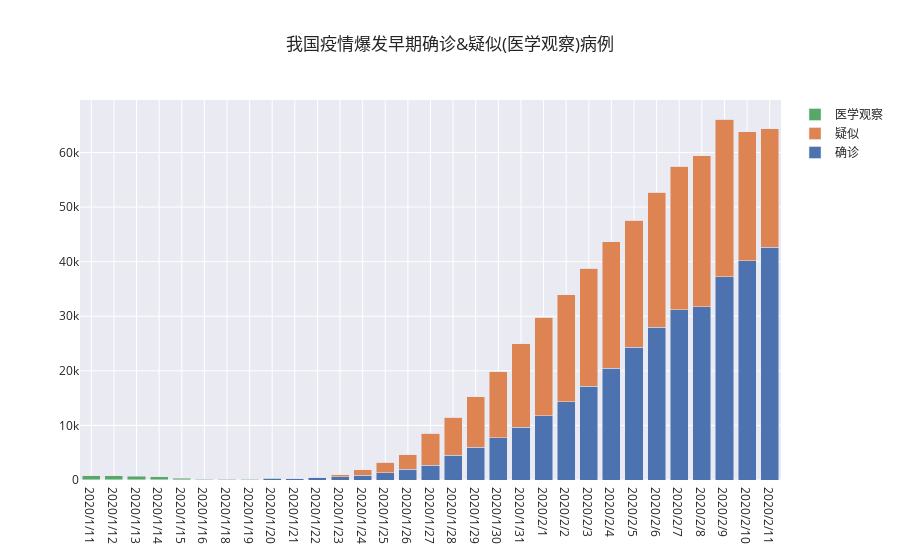

Notebook code cell kept with this figure:
### Markdown cell above
- 可视化

### Code cell
fig = go.Figure(data=[
    go.Bar(name='确诊', x=Data_China['日期'], y=Data_China['确诊']),
    go.Bar(name='疑似', x=Data_China['日期'], y=Data_China['疑似']),
    go.Bar(name='医学观察', x=Data_China['日期'], y=Data_China['医学观察'])
])
# Change the bar mode
fig.update_layout(barmode='stack',template='seaborn',title='我国疫情爆发早期确诊&疑似(医学观察)病例')
fig.show()

### Figure 1 — Plotly figure (JSON) as saved in the notebook; plotly's stock layout.template omitted (floating-point values rounded to 4 significant figures)
{"data": [{"name": "确诊", "type": "bar", "x": ["2020/1/11", "2020/1/12", "2020/1/13", "2020/1/14", "2020/1/15", "2020/1/16", "2020/1/18", "2020/1/19", "2020/1/20", "2020/1/21", "2020/1/22", "2020/1/23", "2020/1/24", "2020/1/25", "2020/1/26", "2020/1/27", "2020/1/28", "2020/1/29", "2020/1/30", "2020/1/31", "2020/2/1", "2020/2/2", "2020/2/3", "2020/2/4", "2020/2/5", "2020/2/6", "2020/2/7", "2020/2/8", "2020/2/9", "2020/2/10", "2020/2/11"], "y": [41, 41, 41, 41, 41, 41, 45, 62, 198, 291, 440, 571, 830, 1287, 1975, 2744, 4515, 5974, 7711, 9692, 11791, 14380, 17205, 20438, 24324, 28018, 31161, 31774, 37198, 40171, 42638]}, {"name": "疑似", "type": "bar", "x": ["2020/1/11", "2020/1/12", "2020/1/13", "2020/1/14", "2020/1/15", "2020/1/16", "2020/1/18", "2020/1/19", "2020/1/20", "2020/1/21", "2020/1/22", "2020/1/23", "2020/1/24", "2020/1/25", "2020/1/26", "2020/1/27", "2020/1/28", "2020/1/29", "2020/1/30", "2020/1/31", "2020/2/1", "2020/2/2", "2020/2/3", "2020/2/4", "2020/2/5", "2020/2/6", "2020/2/7", "2020/2/8", "2020/2/9", "2020/2/10", "2020/2/11"], "y": [0, 0, 0, 0, 0, 0, 0, 0, 0, 54, 37, 393, 1072, 1965, 2684, 5794, 6973, 9239, 12167, 15238, 17988, 19544, 21558, 23214, 23260, 24702, 26359, 27657, 28942, 23589, 21675]}, {"name": "医学观察", "type": "bar", "x": ["2020/1/11", "2020/1/12", "2020/1/13", "2020/1/14", "2020/1/15", "2020/1/16", "2020/1/18", "2020/1/19", "2020/1/20", "2020/1/21", "2020/1/22", "2020/1/23", "2020/1/24", "2020/1/25", "2020/1/26", "2020/1/27", "2020/1/28", "2020/1/29", "2020/1/30", "2020/1/31", "2020/2/1", "2020/2/2", "2020/2/3", "2020/2/4", "2020/2/5", "2020/2/6", "2020/2/7", "2020/2/8", "2020/2/9", "2020/2/10", "2020/2/11"], "y": [739, 717, 687, 576, 313, 119, 98, 82, 90, 0, 0, 0, 0, 0, 0, 0, 0, 0, 0, 0, 0, 0, 0, 0, 0, 0, 0, 0, 0, 0, 0]}], "layout": {"barmode": "stack", "title": {"text": "我国疫情爆发早期确诊&疑似(医学观察)病例"}}}
